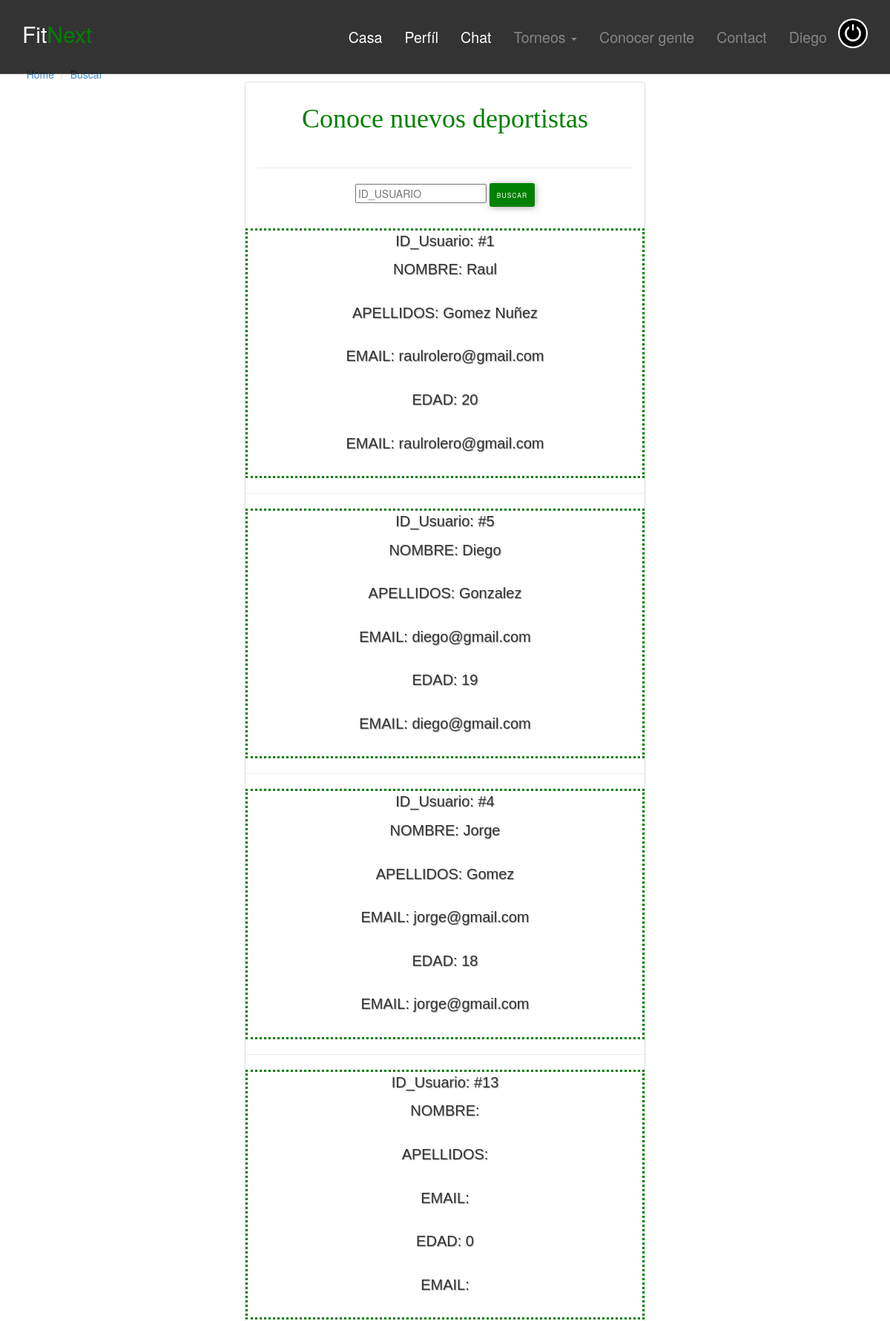
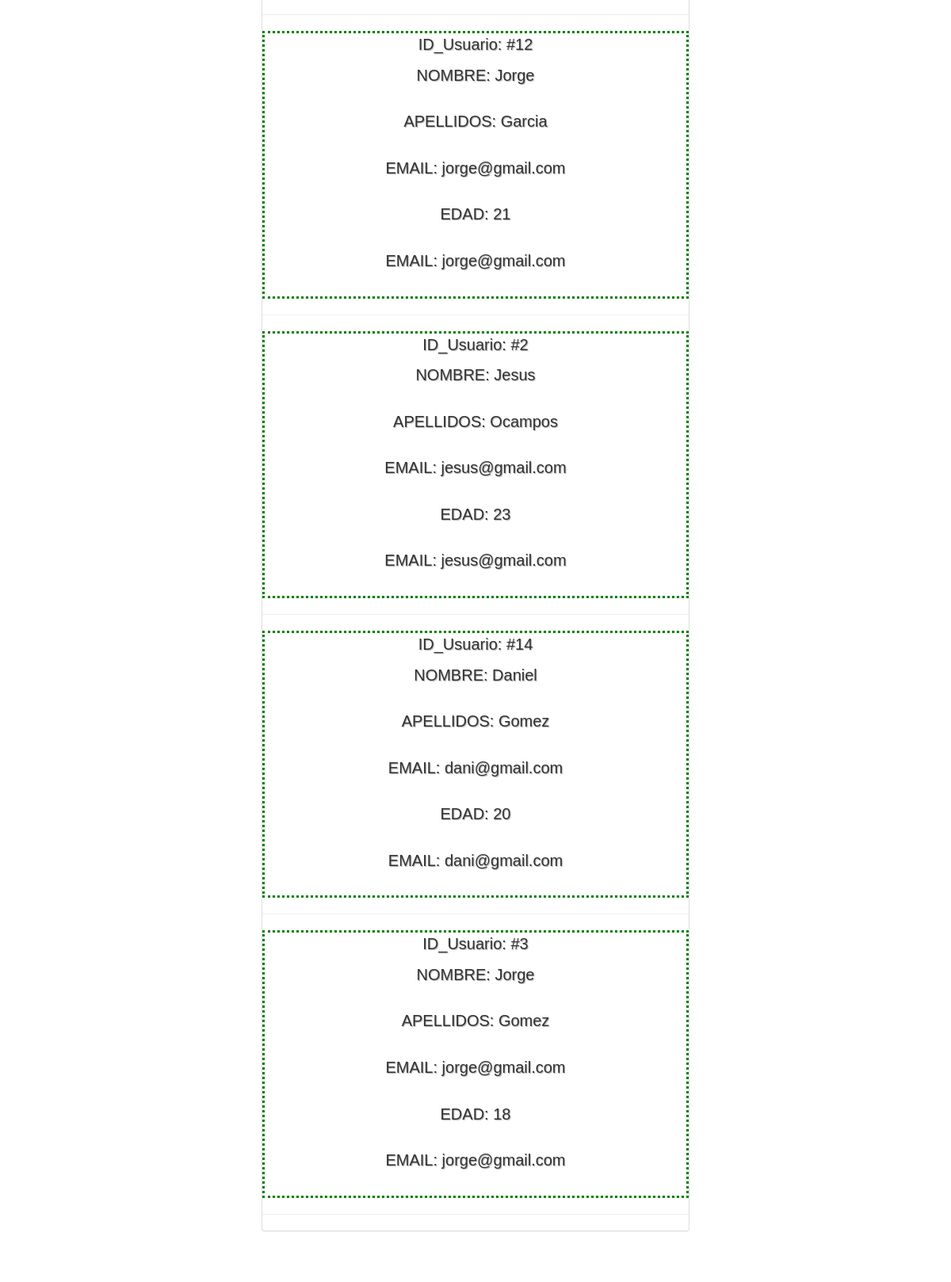
/buscar.php (signed in, upper part), run on the app's committed database (2 pictures, top to bottom).
### tables this page shows
CREATE TABLE IF NOT EXISTS `usuarios` (
  `ID_USUARIO` int(255) NOT NULL AUTO_INCREMENT,
  `PASSWD` varchar(20) NOT NULL,
  `NOMBRE` varchar(20) NOT NULL,
  `APELLIDOS` varchar(40) NOT NULL,
  `EDAD` int(100) NOT NULL,
  `PROVINCIA` varchar(30) NOT NULL,
  `CIUDAD` varchar(30) NOT NULL,
  `EMAIL` varchar(40) NOT NULL,
  `MOVIL` int(10) NOT NULL,
  `DEPORTE` varchar(10) NOT NULL,
  `DESCRIPCION` varchar(255) NOT NULL,
  PRIMARY KEY (`ID_USUARIO`)
);

### buscar.php (the view, shortened to what this page needs)
<!DOCTYPE php>
<php lang="en">
<head>
	<link rel="stylesheet" href="assets/css/bootstrap.min.css">
	<link rel="stylesheet" href="assets/css/font-awesome.min.css">
	<link rel="stylesheet" href="assets/css/bootstrap-theme.css" media="screen" >
	<link rel="stylesheet" href="assets/css/main.css">
</head>
<body style="text-align:center;">
	<?php
	include "header.php";
	?>
	<div class="container" style="margin-top:5%;">
		<ol class="breadcrumb" style="margin-left: -90%;">
			<li><a href="index.php">Home</a></li>
			<li class=""><a title="">Buscar
                </a></li>
		</ol>
		<div class="row">
			<article class="col-xs-12 maincontent">
				<div class="col-md-6 col-md-offset-3 col-sm-8 col-sm-offset-2">
					<div class="panel panel-default">
						<h1 style="font-family: American Typewriter;text-align: center; color: green;">Conoce nuevos deportistas</h1>
						<div class="panel-body">
							<hr>
	<form action="buscar.php" method="POST" style="text-align:center;">
	<input type="text" name="numero" placeholder="ID_USUARIO">
    <button style="text-align:center;
    padding: 1rem;
    text-transform: uppercase;
    color: #35B729;
	color:white;
    background-color: green;
    border: none;
    border-radius: 3px;
    box-shadow: 1px 1px 10px rgba(50,50,50,.4);
    transition: .3s all ease;
    letter-spacing: .1rem;
    font-size: .85rem;
   box-shadow: posy;" class="but" type="submit" name="buscar" value="Buscar">Buscar</button>
					</div>
	<?php
$conexion=mysqli_connect("localhost","root","","fitnext");
if (mysqli_connect_errno()){
  echo "<br/>ERROR DE CONEXIÓN A LA BASE DE DATOS.".mysqli_error($conexion)."<br/>";
}else{
	echo "<form name='formulario' action='buscar.php' method='POST'>";
	mysqli_query($conexion,"SET NAMES 'utf8'");
	$resultado=mysqli_query($conexion,"SELECT * FROM usuarios   ORDER BY RAND() DESC LIMIT 0,10");
	while($reg=mysqli_fetch_array($resultado)){
        echo "<div style='border-color: green;border-size:1.2em;border-style: dotted;'>";
		echo "<p>ID_Usuario: #<td>$reg[ID_USUARIO]</td></p>";
		echo "<p>NOMBRE: <td>$reg[NOMBRE]</td></p><br>";
		echo "<p>APELLIDOS: <td>$reg[APELLIDOS]</td></p><br>";
		echo "<p>EMAIL: <td>$reg[EMAIL]</td></p><br>";
		echo "<p>EDAD: <td>$reg[EDAD]</td></p><br>";
		echo "<p>EMAIL: <td>$reg[EMAIL]</td></p><br>";
        echo "</div><hr>";
}
}
?>
						</div>
					</div>
				</div>
		</div>
</body>
</php>

### assets/css/main.css (style rules this page uses)
h1, h2, h3, h4, h5, h6 { font-family:"Open sans", Helvetica, Arial; }
h1, .h1, h2, .h2, h3, .h3 { margin-top:30px; }
.breadcrumb { background:none; padding:0; margin:30px 0 0px 0; }

### buscar.php (style rules this page uses)
p { font-family: "Sofia", sans-serif; font-size: 20px; text-shadow: 1px 1px 1px #ababab; }
hr { color:green; size: 5px; }
h1 { font-family: Helvetica; }

### data on the page
usuarios: ID_USUARIO "1", NOMBRE "Raul", APELLIDOS "Gomez Nuñez", EMAIL "raulrolero@gmail.com", EDAD "20"
usuarios: ID_USUARIO "5", NOMBRE "Diego", APELLIDOS "Gonzalez", EMAIL "diego@gmail.com", EDAD "19"
usuarios: ID_USUARIO "4", NOMBRE "Jorge", APELLIDOS "Gomez", EMAIL "jorge@gmail.com", EDAD "18"
usuarios: ID_USUARIO "13", EDAD "0"
usuarios: ID_USUARIO "12", NOMBRE "Jorge", APELLIDOS "Garcia", EMAIL "jorge@gmail.com", EDAD "21"
usuarios: ID_USUARIO "2", NOMBRE "Jesus", APELLIDOS "Ocampos", EMAIL "jesus@gmail.com", EDAD "23"
usuarios: ID_USUARIO "14", NOMBRE "Daniel", APELLIDOS "Gomez", EMAIL "dani@gmail.com", EDAD "20"
usuarios: ID_USUARIO "3", NOMBRE "Jorge", APELLIDOS "Gomez", EMAIL "jorge@gmail.com", EDAD "18"

### other printed values
$_SESSION['usuario'] "Diego"
